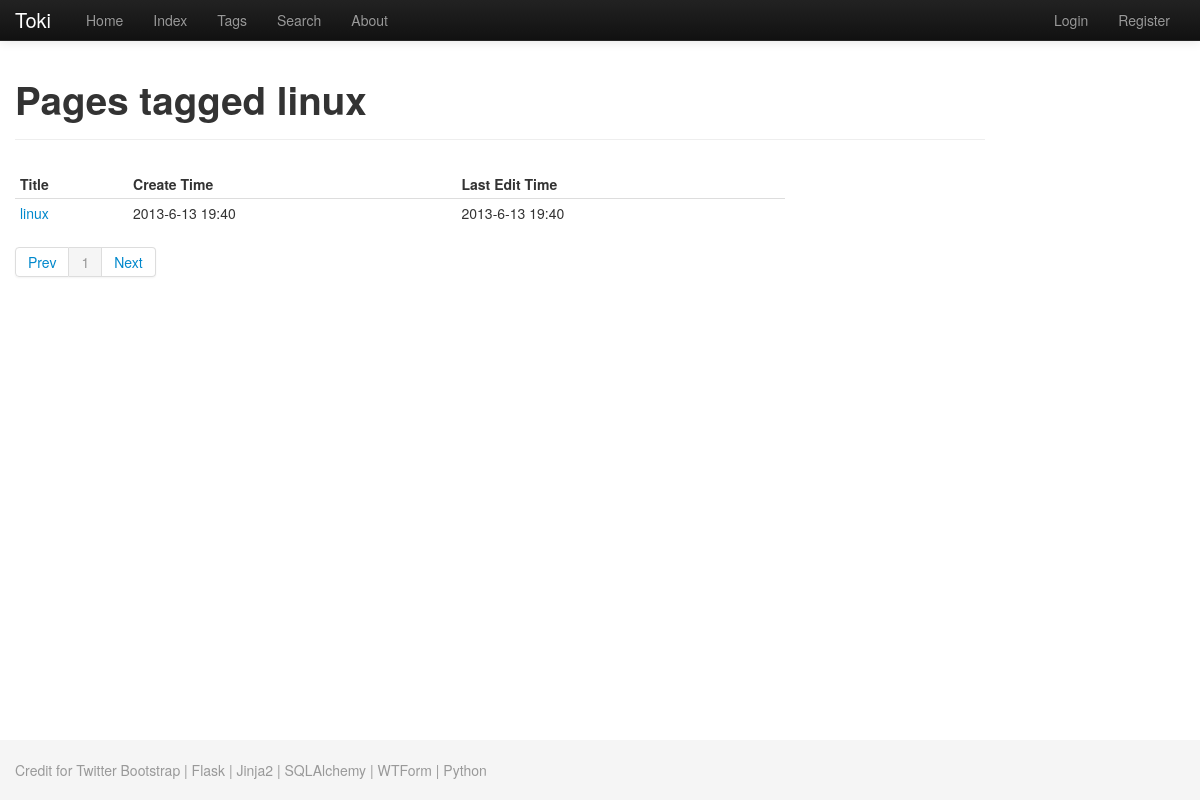
Page /tag/1/ on the committed database.
### app/models.py (models this page shows, shortened)
class Tag(db.Model):
    id = db.Column(db.Integer, primary_key=True)
    name = db.Column(db.String(20), unique=True)

class Page(db.Model):
    id = db.Column(db.Integer, primary_key=True)
    title = db.Column(db.String(100), unique=True)
    locked = db.Column(db.Boolean)
    pub_date = db.Column(db.DateTime)
    last_edit_date = db.Column(db.DateTime)
    score_avg = db.Column(db.Float)
    scorer_num = db.Column(db.Integer, default=0)
    score_5 = db.Column(db.Integer, default=0)
    score_4 = db.Column(db.Integer, default=0)
    score_3 = db.Column(db.Integer, default=0)
    score_2 = db.Column(db.Integer, default=0)
    score_1 = db.Column(db.Integer, default=0)
    tags = db.relationship('Tag', secondary=tags, backref='pages')
    logs = db.relationship('Log', backref='page', lazy='dynamic')
    marks = db.relationship('Mark', backref='page', lazy='dynamic')

### app/views.py (the view)
@app.route('/tag/<int:id>/')
def tag(id):
    tag = pm.get_tag(id)
    page_num = int(request.args.get('page_num', 1))
    sum = int(ceil(len(tag.pages)*1.0/items_per_page))
    if not sum == 0:
        if page_num < 1 or page_num > sum:
            abort(404)
    tagged = pm.index_by_tag(tag, page_num)
    return render_template('tag.html', pages=tagged, tag=tag.name, page_num=page_num, sum=sum, id=id)

### app/__init__.py (called while the page is built)
def clear_time(time):
    return '%s-%s-%s %s:%s' % (time.year, time.month, time.day, time.hour, time.minute)

### app/helpers.py (called while the page is built)
    def get_tag(self, id):
        return Tag.query.get(id)

    def index_by_tag(self, tag, page_num=None):
        if not page_num:
            return tag.pages
        sum = len(tag.pages)
        start = items_per_page*(page_num-1)
        end = items_per_page*page_num
        if sum < end:
            end = sum
        return tag.pages[start:end]

### app/views.py (called while the page is built)
@app.before_request
def before_request():
    g.user = current_user

### app/templates/tag.html
{% extends "base.html" %}
{% block title %}
    {{ _('Pages tagged %(tag)s', tag=tag) }}
{% endblock title %}
{% block content %}
{% if pages %}
    <div>
        <table class="table table-condensed">
            <thead>
                <tr>
                    <th>{{ _('Title') }}</th>
                    <th>{{ _('Create Time') }}</th>
                    <th>{{ _('Last Edit Time') }}</th>
                </tr>
            </thead>
            <tbody>
                {% for page in pages %}
                    <tr>
                        <td><a href="{{ url_for('show', id=page.id) }}">{{ page.title }}</a></td>
                        <td>{{ clear_time(page.pub_date) }}</td>
                        <td>{{ clear_time(page.last_edit_date) }}</td>
                    </tr>
                {% endfor %}
            </tbody>
        </table>
    </div>
        <div class="pagination">
      <ul>
          <li>{% if page_num == 1 %}
              <a href="">
          {% else %}
                <a href={{ url_for('tag', id=id, page_num=page_num-1) }}>
              {% endif %}{{ _('Prev') }}</a></li>
          {% for i in range(sum) %}
              <li {% if i==page_num-1 %} class="active" {% endif %}><a href={{ url_for('tag', id=id, page_num=i+1) }}>{{ i+1 }}</a></li>
          {% endfor %}
          <li>{% if page_num == sum %}
              <a href="">
          {% else %}
                <a href={{ url_for('tag', id=id, page_num=page_num+1) }}>
              {% endif %}{{ _('Next') }}</a></li>
      </ul>
    </div>
{% else %}
	<p>{{ _('There are no pages tagged %(tag)s.') }}</p>
{% endif %}
{% endblock content %}

### rows in the picture
Page: title "linux", pub_date "2013-6-13 19:40", last_edit_date "2013-6-13 19:40"

### other values in the picture
{{ i+1 }} "1"
